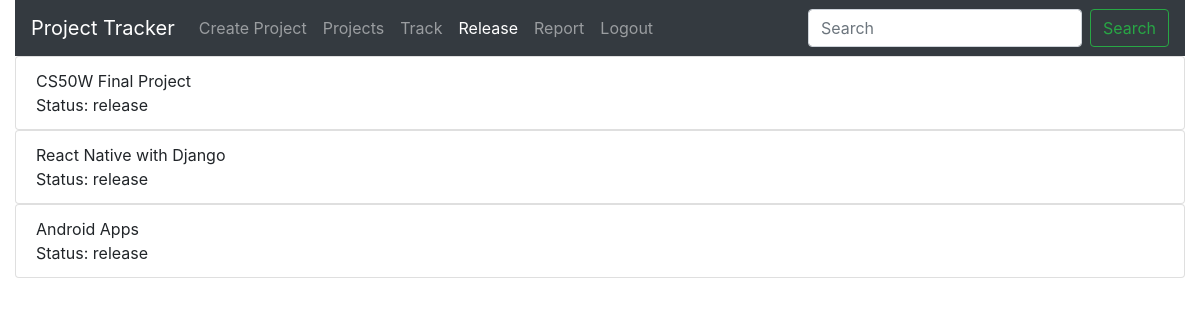
/Released (signed in), run on the app's committed database.
### Pmanage/models.py (models this page shows)
class Project(models.Model):
    Project_name=models.CharField(max_length=64)
    team=models.IntegerField()
    complete_percentage=models.IntegerField()
    createdate=datetime.datetime.now()
    max_day=models.IntegerField()
    status=models.CharField(max_length=64,default="unrelease")

### Pmanage/views.py (the view)
# urls.py: path("Released",views.released,name="Released"),
@login_required
def released(request):
    proj = Project.objects.filter(status="release")
    return render(request, "Pmanage/Release.html",{"proj": proj})

### Pmanage/templates/Pmanage/Release.html
{% extends 'Pmanage/layout.html' %}
{% block active3 %} active {% endblock active3 %}
{% block body %}
{% for project_release in proj  %}
<ul class="list-group">
    <li class="list-group-item">
       {{project_release.Project_name}} <br> Status: {{project_release.status}}
    </li>
</ul>
{% endfor %}
{% endblock %}erreer

### data on the page
Project: Project_name "CS50W Final Project", status "release"
Project: Project_name "React Native with Django", status "release"
Project: Project_name "Android Apps", status "release"
